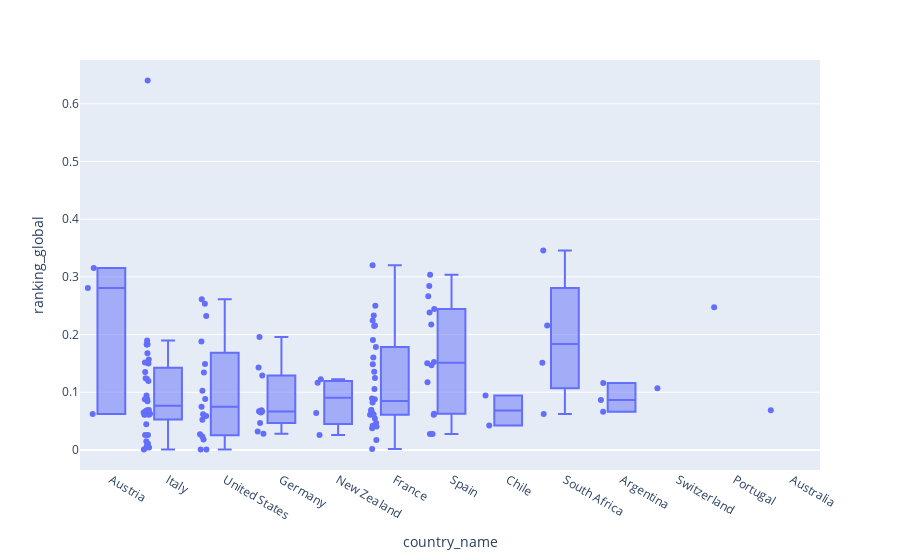

Notebook source saved alongside this figure:
### Code cell
fig = px.box(df[df['ratings_average']!=0],x='country_name',y='ranking_global',points='all',hover_name='name')
fig.update_traces(quartilemethod="exclusive")
fig.show()

### Figure 1 — Plotly figure (JSON) as saved in the notebook; plotly's stock layout.template omitted (floating-point values rounded to 4 significant figures)
{"data": [{"alignmentgroup": "True", "boxpoints": "all", "hovertemplate": "<b>%{hovertext}</b><br><br>country_name=%{x}<br>ranking_global=%{y}<extra></extra>", "hovertext": ["Stefan Bauer Zweigelt, Wagram, Austria", "Sforzato di Valtellina 2013 Alfio Mozzi", "Cabernet Sauvignon 2017 Oracle Cellars", "Koehler-Ruprecht Spatburgunder Kabinett Trocken, Pfalz, Germany", "2017 spatburgunder kabinett koehler ruprecht", "Pinot Gris 2018 Friedrich Becker", "Sauvignon Blanc 2019 Tablelands", "Proprieta Sperino Uvaggio Coste della Sesia Rosso, Piedmont, Italy", "Collio Ribolla Gialla Oslavia 2018 Fiegl", "Beaujolais-Villages Le Bouteau 2016 Granger", "Gruner Veltliner 1L 2019 Hugl Weine", "Vino Tinto 2017 Traslapiedra", "Mencia \"Fusco\" 2018 Bodegas Albamar", "Pinot Gris 2017 Eyrie Vineyards", "Menetou-Salon Blanc 2018 Philippe Gilbert", "Menetou-Salon Les Blanchais 2018 Pellé", "2015 Larry Hyde & Sons Chardonnay, Carneros, USA", "Chardonnay 2015 Brittan Vineyards", "Syrah \"Generoso\" 2019 Laurent Family", "Cabernet Sauvignon 2017 Pura Fe", "Chardonnay 2017 Nathan K.", "Sauvignon Blanc 2016 Pied à Terre", "Minervois Blanc \"Champ du Roy\" 2018 Coupe-Roses", "Riesling Trocken 2018 Peter Jakob Kuhn", "Riesling Charta 2018 Johannishof*", "Bobal 2018 La Traca", "Kosher Chardonnay 2018 Backsberg", "Syrah 2016 Noble Hill", "Reserve della Contessa 2017 Manincor", "Barolo \"Pernanno\" Jeroboam 2007 Sobrero", "Barolo 2015 Fletcher", "Barolo Brea 2013 Brovia", "Ribera del Duero 2018 Torremorón", "Chardonnay 2018 Strangeways", "Chardonnay 2018 Aslina by Ntsiki Biyela", "2017 Gundlach-Bundschu Estate Vineyard Chardonnay, Sonoma Coast, USA", "Prosecco Superiore Brut 1.5L Sanfeletto", "Prosecco Fagher NV 375mL Le Colture", "Albariño Rias Baixas 2019 Columna", "Toro Tinto Matsu 2018 El Picaro", "2018 Domaine Clos des Rocs Macon-Loche En Pres Foret, Burgundy, France", "Meursault Les Narvaux 2017 Chavy-Chouet", "Graves La Raison 2010 Chateau des Fougères", "Albariño \"Rorick Heritage\" 2018 Etxea", "Riesling 1000L 2018 Julian Haart", "Riesling Extreme Trocken Palmberg 2017 Stein", "Riesling GG Uhlen R 2014 Heymann-Lowenstein", "2017 Cesca Vincent, Priorat DOCa, Spain", "Priorat 2016 Cesca Vicent", "Costières de Nîmes 2017 Mary Taylor", "Brunello di Montalcino 1.5L 2013 Il Palazzone", "Cabernet Sauvignon 2016 Grapesmith & Crusher", "Chianti 2015 L'Arco", "Riesling Kabinett Morstein 2018 Seehof", "Vinos de Montaña 2017 Peninsula Vinicultores", "Cava Brut Nature NV Camps d'Estels", "Brut Método Tradicional 2016 Cave Geisse", "Kosher Cava NV Taanug", "Pinot Noir 2018 Delta Vineyard", "Sangiovese 2015 Massoferrato", "Cagnina \"Dolce Viola\" 2019 Tenuta Amalia", "Côte-Rôtie \"Les Rochains\" 2015 Patrick et Bonnefond", "Sauvignon Blanc 2018 Te Mata", "Sauvignon Blanc 2018 Oops Wines", "Chiroubles 2018 La Grosse Pierre", "Riesling 2018 Michel Nartz", "Pinot Blanc 2018 Emile Beyer", "2018 Francois Baur Pinot Noir Schlittweg, Alsace, France", "2015 Domaine Bechtold Riesling Sussenberg, Alsace, France", "Nardo Rosso Roccamora 2016 Schola Sarmenti", "Gattinara 2015 Nervi", "Gattinara 2015 Nervi", "Bonarda \"Serie A\" 2015 Zuccardi", "2018 Bella Vita Montepulciano d'Abruzzo, Italy", "Montepulciano d'Abruzzo 2018 Coste di Brenta", "Pinot Grigio 1.5L 2018 Bella Vita", "Chianti Classico 2017 Montefili", "Refosco 2017 Redentore", "La Côte Le Morget 2017 Henri Cruchon", "Chablis Bienommée 2017 Poitout", "Chablis 1.5L 2018 Jean-Marc Brocard", "Torrontes 2019 Dos Minas", "Bordeaux St-Emilion Grand Cru 2012 Lamarzelle Figeac", "Toscana Rosso 2016 3L Massoferrato", "Merlot  Alexander Valley 2017 Taft Street Winery", "Bouzeron Aligoté 2017 Julien Cruchandeau", "Brut Rosé NV Billecarte-Salmon", "Champagne Extra Brut NV Besserat de Bellefon", "Champagne Brut 375mL NV Montaudon", "Cremant de Bourgogne Brut 1.5L NV Tripoz", "Pinotage 2017 Lammershoek", "Tinto Rufia 2016 Quinta da Boavista*", "Pinot Grigio 2018 Il Tasso", "Verdicchio \"Albiano\" 2018 Marotti Campi", "Counoise 2018 Benevolent Neglect", "G de Guiraud 2016 Château Guiraud", "Greco Mastro 2017 Mastroberardino*", "Albarino “Saira” 2018 Raimat", "Red Blend Monkey Jacket 2018 Cruse", "Chianti Classico Gran Selezione 2015 Montefili", "Malbec-Syrah Perlita 2017 DiamAndes", "Chardonnay 2017 Kumeu Village", "2018 Brezza Langhe Nebbiolo, Piedmont, Italy", "Valdiguié 2017 Folk Machine", "Champagne Silver Brut Nature NV Andre Clouet", "Verdejo 2018 Vega de Tera", "Weissburgunder 1L 2018 Brand", "Moscato di Pavia 2018 Centorri", "Chablis Les Preuses 2007 Clotilde Davenne", "Larkan Red 375mL 2017 Larkin", "Moro 2016 Marco Carpineti", "Chenin Blanc \"First Light\" 2018 Remhoogte", "Ventoux Rouge 2018 Domaine de Fenouillet", "Saint Bris 2017 Clotilde Davenne", "Nero d'Avola 2017 Feudo Montoni", "Pagliaro Sagrantino Secco di Montefalco 2012 Paolo Bea", "Carema Classico 2015 Produttori di Carema", "Nebbiolo Agamium 2017 Cantalupo", "2015 Lemelson Vineyards Reserve Chardonnay, Willamette Valley, USA", "Erbaluce di Caluso “Al Bacio” 2018 Orsolani", "Riesling Watervale 2018 Koerner", "Morgon Les Charmes 2016 Raphael Chopin*", "L'Effet Papillon Blanc 2019 Roc des Anges", "Soave Classico \"Otto\" 2018 Prá", "Tai Rosso 2018 Rezzadore", "2019 rose cotes de provence gassier", "Müller 2018 Enderle & Moll"], "legendgroup": "", "marker": {"color": "#636efa"}, "name": "", "notched": false, "offsetgroup": "", "orientation": "v", "quartilemethod": "exclusive", "showlegend": false, "type": "box", "x": ["Austria", "Italy", "United States", "Germany", "Germany", "Germany", "New Zealand", "Italy", "Italy", "France", "Austria", "Spain", "Spain", "United States", "France", "France", "United States", "United States", "Chile", "Chile", "United States", "United States", "France", "Germany", "Germany", "Spain", "South Africa", "South Africa", "Italy", "Italy", "Italy", "Italy", "Spain", "United States", "United States", "United States", "Italy", "Italy", "Spain", "Spain", "France", "France", "France", "Germany", "Germany", "Germany", "Germany", "Spain", "Spain", "France", "Italy", "United States", "Italy", "Germany", "Spain", "Spain", "Spain", "Spain", "United States", "Italy", "Italy", "France", "New Zealand", "New Zealand", "France", "France", "France", "France", "France", "Italy", "Italy", "Italy", "Argentina", "Italy", "Italy", "Italy", "Italy", "Italy", "Switzerland", "France", "France", "Argentina", "France", "Italy", "United States", "France", "France", "France", "France", "France", "South Africa", "Portugal", "Italy", "Italy", "United States", "France", "Italy", "Spain", "United States", "Italy", "Argentina", "New Zealand", "Italy", "United States", "France", "Spain", "Austria", "Italy", "France", "United States", "Italy", "South Africa", "France", "France", "Italy", "Italy", "Italy", "Italy", "United States", "Italy", "Australia", "France", "France", "Italy", "Italy", "France", "Germany"], "x0": " ", "xaxis": "x", "y": [0.2809, 0.1229, 0.05233, 0.06667, 0.06667, 0.129, 0.06396, 0.01512, 0.1244, 0.2245, 0.06232, 0.2443, 0.1174, 0.06207, 0.06189, 0.06391, 0.0009792, 0.1488, 0.09445, 0.04222, 0.261, 0.02347, 0.1246, 0.06698, 0.196, 0.2384, 0.3455, 0.06227, 0.06135, 0.01055, 0.06735, 0.008521, 0.2175, 0.1026, 0.2535, 0.232, 0.06925, 0.1196, 0.06086, 0.3037, 0.06353, 0.01736, 0.08939, 0.02806, 0.06861, 0.1428, 0.0319, 0.02767, 0.02767, 0.06922, 0.004255, 0.08822, 0.183, 0.0466, 0.1503, 0.1468, 0.2664, 0.1523, 0.000813, 0.06894, 0.09424, 0.2147, 0.02597, 0.1224, 0.03774, 0.1485, 0.04198, 0.0821, 0.1059, 0.06102, 0.02575, 0.02575, 0.1162, 0.06513, 0.1517, 0.1898, 0.08431, 0.04459, 0.107, 0.32, 0.06107, 0.0661, 0.05436, 0.1349, 0.02721, 0.2498, 0.001842, 0.06888, 0.0406, 0.1601, 0.2157, 0.2475, 0.1567, 0.1832, 0.1881, 0.04652, 0.1827, 0.06284, 0.01829, 0.08781, 0.08661, 0.1166, 0.1499, 0.1345, 0.061, 0.284, 0.3152, 0.004451, 0.1904, 0.05877, 0.06277, 0.1513, 0.2332, 0.1785, 0.06389, 0.0007842, 0.08688, 0.08823, 0.07496, 0.1676, 0.06879, 0.1356, 0.088, 0.06121, 0.6404, 0.2158, 0.06477], "y0": " ", "yaxis": "y"}], "layout": {"boxmode": "group", "legend": {"tracegroupgap": 0}, "margin": {"t": 60}, "xaxis": {"anchor": "y", "domain": [0, 1], "title": {"text": "country_name"}}, "yaxis": {"anchor": "x", "domain": [0, 1], "title": {"text": "ranking_global"}}}}
